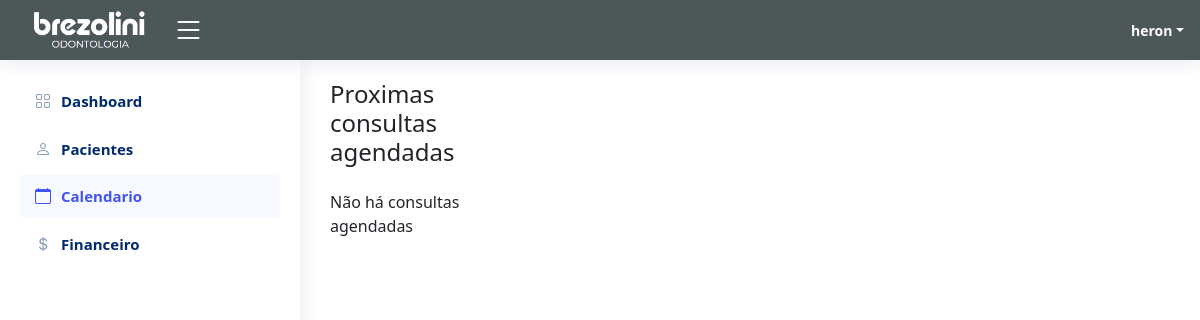
/calendario (signed in), run on an earlier commit of the app's database.
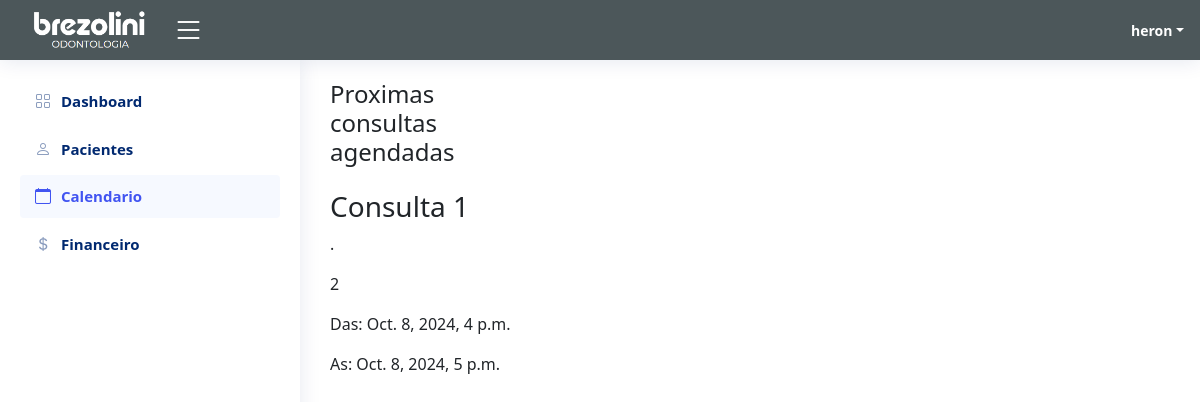
And on a later commit of the database.
### app/models.py (models this page shows, shortened)
class EventAbstract(models.Model):
    is_active = models.BooleanField(default=True)
    is_deleted = models.BooleanField(default=False)
    created_at = models.DateTimeField(auto_now_add=True)
    updated_at = models.DateTimeField(auto_now=True)
    class Meta:
        abstract = True

class Event(EventAbstract):
    user = models.ForeignKey(User, on_delete=models.CASCADE, related_name="events")
    title = models.CharField(max_length=200)
    description = models.TextField()
    start_time = models.DateTimeField()
    end_time = models.DateTimeField()
    paciente = models.ForeignKey(Paciente, on_delete=models.CASCADE, related_name="events", blank=True, null=True)
    objects = EventManager()

### app/views.py (the view, shortened to what this page needs)
# urls.py: path("calendario", views.CalendarViewNew.as_view(), name="calendario"),
class CalendarViewNew(LoginRequiredMixin, generic.View):
    login_url = "accounts:signin"
    template_name = "frontend/calendario.html"
    form_class = EventForm
    def get(self, request, *args, **kwargs):
        forms = self.form_class()
        events = Event.objects.all()
        events_month = Event.objects.all()
        pacientes=Paciente.objects.all()
        event_list = []
        for event in events:
            event_list.append(
                {   "id": event.id,
                    "title": event.title,
                    "start": event.start_time.strftime("%Y-%m-%dT%H:%M:%S"),
                    "end": event.end_time.strftime("%Y-%m-%dT%H:%M:%S"),
                    "description": event.description,
                }
            )
        context = {"form": forms, "events": event_list,
                   "events_month": events_month, "pacientes": pacientes}
        return render(request, self.template_name, context)

### app/templates/frontend/calendario.html (shortened to what the changed rows need)
<html lang="pt-br">
  {% load static %}
<head>
    <link rel="stylesheet" href="{% static "style.css" %}">
  <link href="{% static "vendor/bootstrap/css/bootstrap.min.css" %}" rel="stylesheet">
  <link href="{% static "vendor/bootstrap-icons/bootstrap-icons.css" %}" rel="stylesheet">
  <link href="{% static "vendor/boxicons/css/boxicons.min.css" %}" rel="stylesheet">
  <link href="{% static "vendor/quill/quill.snow.css" %}" rel="stylesheet">
  <link href="{% static "vendor/quill/quill.bubble.css" %}" rel="stylesheet">
  <link href="{% static "vendor/remixicon/remixicon.css" %}" rel="stylesheet">
  <link href="{% static "vendor/simple-datatables/style.css" %}" rel="stylesheet">
  <link href="{% static "css/style.css" %}" rel="stylesheet">
  <link rel="stylesheet" href="https://maxcdn.bootstrapcdn.com/bootstrap/4.0.0/css/bootstrap.min.css">
  <link rel="stylesheet" href="https://use.fontawesome.com/releases/v5.0.10/css/all.css">
  <link rel="stylesheet" type="text/css" href="{% static 'css/calender.css' %}">
  <link href="{% static 'calender/main.css' %}" rel="stylesheet" />
  <link href="https://cdn.jsdelivr.net/npm/bootstrap@5.0.2/dist/css/bootstrap.min.css" rel="stylesheet">
    <link rel="stylesheet" href="https://cdnjs.cloudflare.com/ajax/libs/fullcalendar/3.9.0/fullcalendar.css" />
    </head>
    <body>
      <main id="main" class="main">
        <div class="row">
          <div class="col-md-12">
              <div class="tile row">
                  <div class="col-md-3">
                      <div id="external-events">
                          <h4 class="mb-4">Proximas consultas agendadas</h4>
                          {% for event in events_month %}
                            <div class="fc-event">
                                <h3>{{ event.title }}</h3>
                                <p>{{ event.description }}</p>
                                <p>{{event.id}}</p>
                                <p>Das: {{ event.start_time }}</p>
                                <p>As: {{ event.end_time }}</p>
                            </div>
                          {% empty %}
                            <p>Não há consultas agendadas</p>
                          {% endfor %}
                      </div>
                  </div>
              </div>
          </div>
      </div>
      </main>
    </body>
    </html>

What changed in the data, as far as the page shows it:
added Event: title "Consulta 1", description ".", id "2", start_time "Oct. 8, 2024, 4 p.m.", end_time "Oct. 8, 2024, 5 p.m."
Also different on the page:
text no longer shown: "Não há consultas agendadas"
